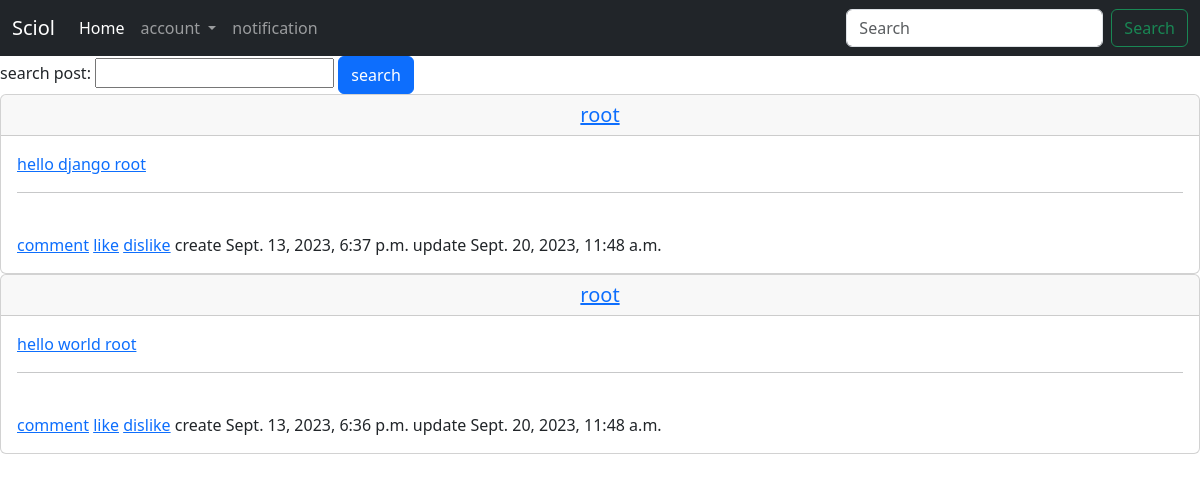
The app's page /, older data.
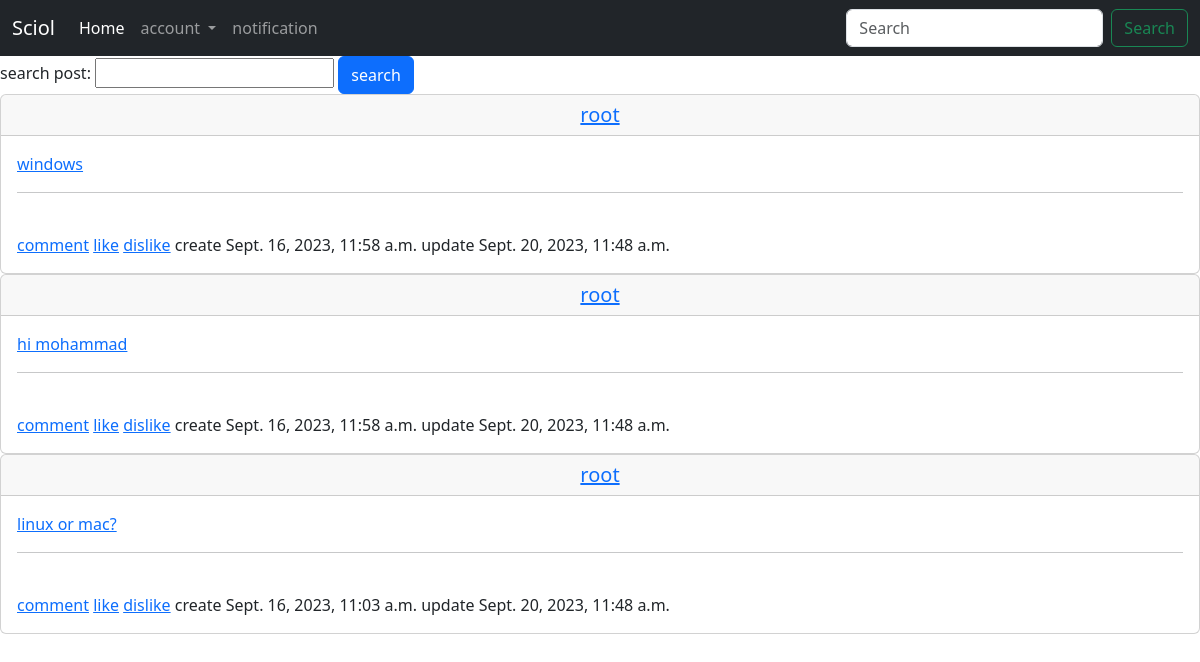
The same page, newer data.
### post/models.py (models this page shows, shortened)
class PostModel(CreateModel, UpdateModel):
    user = models.ForeignKey(User, on_delete=models.DO_NOTHING, related_name='posts')
    body = models.TextField(max_length=500)
    slug = models.SlugField()
    is_active = models.BooleanField(default=True)
    post_tag = models.ManyToManyField('TagPostModel', blank=True, related_name='Ptag')
    def get_absolute_url(self):
        return reverse("post:post_details", args=(self.id, self.slug))
    class Meta:
        verbose_name = _('post')
        verbose_name_plural = _('posts')
        db_table = 'post-model'
        ordering = ('-create_at', 'body', )

### accounts/models.py (models this page shows, shortened)
class User(AbstractBaseUser, CreateModel, UpdateModel):
    username = models.CharField(_("Username"), max_length=100, unique=True)
    email = models.EmailField(_("Email"), max_length=255, unique=True)
    full_name = models.CharField(_("Full name"), max_length=255)
    mobile_phone = models.CharField(_("Mobile"), max_length=11, unique=True)
    birthday = models.DateField(_("Birth day"), default=timezone.now)
    is_admin = models.BooleanField(_("is admin"), default=False)
    is_active = models.BooleanField(_("is active"), default=True)
    is_superuser = models.BooleanField(_("is superuser"), default=False)
    gender = (
        ('1', 'male'),
        ('2', 'female'),
    )
    gender_choose = models.CharField(_("Gender"), max_length=1, choices=gender)
    USERNAME_FIELD = "email"
    REQUIRED_FIELDS = ('full_name', )
    objects = MyManager()
    def __str__(self) :
        return self.username
    class Meta:
        verbose_name = _("user")
        verbose_name_plural = _("users")
        db_table = "users-model"

### post/views.py (the view)
# urls.py: path("", views.HomeView.as_view(), name='home'),
class HomeView(View):
    template_name = 'post/home.html'
    from_class = PostSearchForms
    def get(self, request):
        post = PostModel.objects.filter(is_active=True)[:3]
        if request.GET.get('search'):
            post = post.filter(body__contains=request.GET['search'])
        context = {
            'post': post,
            'search': self.from_class,
        }
        return render(request, self.template_name, context)

### post/templates/post/home.html (shortened to what this page needs)
{% extends 'base.html' %}
{% load static %}
{% block content %}
  <form method=GET, action=''>
    {{ search }}
    <input type='submit' value='search' class='btn btn-primary'>
  </form>
    <section>
        {% for posts in post  %}
        <div class="card">
            <h5 class="card-header text-center"><a href='{% url 'accounts:profile' posts.user.id %}'> {{ posts.user }} </a> </br></h5>
            <div class="card-body">
              <p class="post-home"><a href='{{ posts.get_absolute_url }}'>{{ posts.body }}</a> </br></p> <hr>
              <a href='#'>comment</a>
              <a href='#'>like</a>
              <a href='#'>dislike</a>
              <span>create {{ posts.create_at }}</span>
              <span>update {{ posts.update_at }}</span>
            </div>
          </div>
        {% endfor %}
    </section>
{% endblock  %}

### templates/base.html (shortened to what this page needs)
<!DOCTYPE html>
<html lang="en">
<head>
    <link rel="stylesheet" href="https://cdn.jsdelivr.net/npm/bootstrap@5.3.1/dist/css/bootstrap.min.css">
</head>
<body>
    {% include 'components/navbar.html' %}
    {% block content %}{% endblock  %}
</body>
</html>

### templates/components/navbar.html (shortened to what this page needs)
<nav class="navbar navbar-expand-lg bg-dark navbar-dark">
    <div class="container-fluid">
      <a class="navbar-brand" href="{% url 'post:home' %}">Sciol</a>
      <div class="collapse navbar-collapse" id="navbarSupportedContent">
        <ul class="navbar-nav me-auto mb-2 mb-lg-0">
          <li class="nav-item">
            <a class="nav-link active" aria-current="page" href="{% url "post:home" %}">Home</a>
          </li>
          <li class="nav-item dropdown">
            <a class="nav-link dropdown-toggle" href="#" role="button" data-bs-toggle="dropdown" aria-expanded="false">
              account
            </a>
          </li>
          <li class="nav-item">
            <a class="nav-link" href='{% url "accounts:notification_user" %}'>notification</a>
          </li>
        </ul>
        <form class="d-flex" role="search">
          <input class="form-control me-2" type="search" placeholder="Search" aria-label="Search">
          <button class="btn btn-outline-success" type="search">Search</button>
        </form>
      </div>
    </div>
  </nav>

Row changes from the older to the newer data that the page shows:
removed PostModel: user "root", body "hello django root", create_at "Sept. 13, 2023, 6:37 p.m.", update_at "Sept. 20, 2023, 11:48 a.m."
removed PostModel: user "root", body "hello world root", create_at "Sept. 13, 2023, 6:36 p.m.", update_at "Sept. 20, 2023, 11:48 a.m."
added PostModel: user "root", body "windows", create_at "Sept. 16, 2023, 11:58 a.m.", update_at "Sept. 20, 2023, 11:48 a.m."
added PostModel: user "root", body "hi mohammad", create_at "Sept. 16, 2023, 11:58 a.m.", update_at "Sept. 20, 2023, 11:48 a.m."
added PostModel: user "root", body "linux or mac?", create_at "Sept. 16, 2023, 11:03 a.m.", update_at "Sept. 20, 2023, 11:48 a.m."
